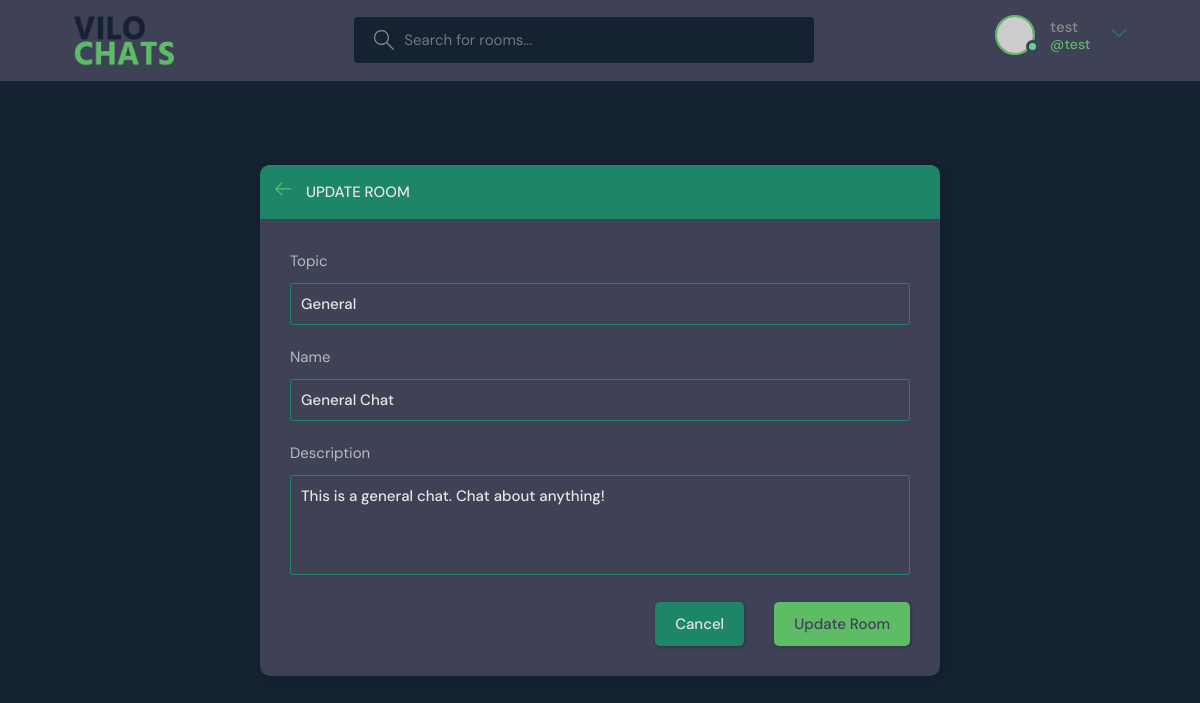
The app's page /update-room/3/ (signed in) with its own data.
### base/models.py (models this page shows, shortened)
class Room(models.Model):
    host = models.ForeignKey(User, on_delete=models.SET_NULL, null=True)
    topic = models.ForeignKey(Topic, on_delete=models.SET_NULL, null=True)
    name = models.CharField(max_length=200)
    description = models.TextField(null=True, blank=True)
    participants = models.ManyToManyField(User, related_name='participants', blank=True)
    updated = models.DateTimeField(auto_now=True)
    created = models.DateTimeField(auto_now_add=True)
    class Meta:
        ordering = ['-updated', '-created']

class Topic(models.Model):
    name = models.CharField(max_length=200)

### base/views.py (the view, shortened to what this page needs)
# urls.py: path('update-room/<str:pk>/', views.updateRoom, name="update-room"),
@login_required(login_url='login')
def updateRoom(request, pk):
    room = Room.objects.get(id=pk)
    form = RoomForm(instance=room)
    if(request.user != room.host) :
        return HttpResponse('You are not allowed here! Its not your room')
    topics = Topic.objects.all()
    context = {'update': True, 'form': form, 'topics': topics, 'room': room }
    return render(request, 'base/room_create_update.html', context)

### base/forms.py
class RoomForm(ModelForm):
    class Meta:
        model = Room
        fields = '__all__'
        exclude = ['host', 'participants']

### base/templates/base/room_create_update.html (shortened to what this page needs)
{% extends 'main.html' %} {% block content %}
<main class="create-room layout">
  <div class="container">
    <div class="layout__box">
      <div class="layout__boxHeader">
        <div class="layout__boxTitle">
          <a href="{{request.META.HTTP_REFERER}}">
            <svg
              version="1.1"
              xmlns="http://www.w3.org/2000/svg"
              width="32"
              height="32"
              viewBox="0 0 32 32"
            >
              <title>arrow-left</title>
              <path
                d="M13.723 2.286l-13.723 13.714 13.719 13.714 1.616-1.611-10.96-10.96h27.625v-2.286h-27.625l10.965-10.965-1.616-1.607z"
              ></path>
            </svg>
          </a>
          {% if update == True %}
          <h3>Update Room</h3>
          {% else %}
          <h3>Create Room</h3>
          {% endif %}
        </div>
      </div>
      <div class="layout__body">
        <form class="form" action="" method="POST">
          <div class="form__group">
            <label for="room_topic">Topic</label>
            <input
              required
              type="text"
              name="topic"
              id="room_topic"
              list="topic-list"
              value="{{room.topic.name}}"
            />
          </div>
          <div class="form__group">
            <label for="room_name">{{form.name.label}}</label>
            {{form.name}}
          </div>
          <div class="form__group">
            <label for="room_name">{{form.description.label}}</label>
            {{form.description}}
          </div>
          <div class="form__action">
            <a class="btn btn--dark" href="{{request.META.HTTP_REFERER}}">
              Cancel
            </a>
            {% if update == True %}
            <button class="btn btn--main" type="submit">Update Room</button>
            {% else %}
            <button class="btn btn--main" type="submit">Create Room</button>
            {% endif %}
          </div>
        </form>
      </div>
    </div>
  </div>
</main>
{% endblock content %}

### templates/navbar.html (shortened to what this page needs)
{% load static %}
<header class="header header--loggedIn">
  <div class="container">
    <a href="{% url 'home' %}" class="header__logo">
      <img src="{% static 'assets/logo.png' %}" />
    </a>
    <form class="header__search" method="GET" action="{% url 'home' %}">
      <label>
        <input name="q" placeholder="Search for rooms..." />
      </label>
    </form>
    <nav class="header__menu">
      {% if request.user.is_authenticated %}
      <div class="header__user">
        <a href="{% url 'user-profile' request.user.id %}">
          <div class="avatar avatar--medium active">
            <img src="https://randomuser.me/api/portraits/men/37.jpg" />
          </div>
          <p>
            {{request.user.username}} <span>@{{request.user.username}}</span>
          </p>
        </a>
        <button class="dropdown-button">
          <svg
            version="1.1"
            xmlns="http://www.w3.org/2000/svg"
            width="32"
            height="32"
            viewBox="0 0 32 32"
          >
            <path d="M16 21l-13-13h-3l16 16 16-16h-3l-13 13z"></path>
          </svg>
        </button>
      </div>
      {% else %}
      <a href="{% url 'login' %}">
        <img src="{% static './assets/avatar.svg' %}" />
        <p>Login</p>
      </a>
      {% endif %}
    </nav>
  </div>
</header>

### records on screen
Room: topic "General", name "General Chat", description "This is a general chat. Chat about anything!"

### other values on screen
{{ request.user.username }} "test"
